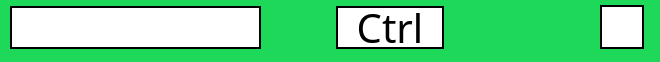
       <widget class="QWidget" name="key10" native="true">
        <property name="sizePolicy">
         <sizepolicy hsizetype="Preferred" vsizetype="Fixed">
          <horstretch>0</horstretch>
          <verstretch>0</verstretch>
         </sizepolicy>
        </property>
        <property name="minimumSize">
         <size>
          <width>0</width>
          <height>55</height>
         </size>
        </property>
        <property name="maximumSize">
         <size>
          <width>16777215</width>
          <height>90</height>
         </size>
        </property>
        <property name="cursor">
         <cursorShape>PointingHandCursor</cursorShape>
        </property>
        <property name="styleSheet">
         <string notr="true">background-color: rgb(30, 217, 89);
</string>
        </property>
        <widget class="QLineEdit" name="game_command10">
         <property name="geometry">
          <rect>
           <x>10</x>
           <y>6</y>
           <width>251</width>
           <height>43</height>
          </rect>
         </property>
         <property name="sizePolicy">
          <sizepolicy hsizetype="Expanding" vsizetype="Preferred">
           <horstretch>0</horstretch>
           <verstretch>0</verstretch>
          </sizepolicy>
         </property>
         <property name="minimumSize">
          <size>
           <width>0</width>
           <height>43</height>
          </size>
         </property>
         <property name="maximumSize">
          <size>
           <width>16777215</width>
           <height>16777215</height>
          </size>
         </property>
         <property name="font">
          <font>
           <family>Berlin Sans FB</family>
           <pointsize>20</pointsize>
          </font>
         </property>
         <property name="styleSheet">
          <string notr="true">background-color: rgb(255, 255, 255);
color: rgb(0, 0, 0);
border-style: solid;
border-width: 2px;
border-color: black;</string>
         </property>
         <property name="inputMask">
          <string notr="true"/>
         </property>
         <property name="maxLength">
          <number>16</number>
         </property>
         <property name="alignment">
          <set>Qt::AlignCenter</set>
         </property>
        </widget>
        <widget class="QLabel" name="key_10_name">
         <property name="geometry">
          <rect>
           <x>336</x>
           <y>6</y>
           <width>108</width>
           <height>43</height>
          </rect>
         </property>
         <property name="font">
          <font>
           <family>Berlin Sans FB</family>
           <pointsize>30</pointsize>
          </font>
         </property>
         <property name="styleSheet">
          <string notr="true">background-color: rgb(255, 255, 255);
border-style: solid;
border-width: 2px;
border-color: black;</string>
         </property>
         <property name="text">
          <string>Ctrl</string>
         </property>
         <property name="alignment">
          <set>Qt::AlignCenter</set>
         </property>
        </widget>
        <widget class="QCheckBox" name="checkBoxCtrl">
         <property name="geometry">
          <rect>
           <x>600</x>
           <y>2</y>
           <width>51</width>
           <height>51</height>
          </rect>
         </property>
         <property name="styleSheet">
          <string notr="true">QCheckBox::indicator {
     width: 40px;
     height: 40px;
	border-style: solid;
    border-width: 2px;
    border-color: black;
}

QCheckBox::indicator:checked {
   
	background-color: rgb(7, 113, 240);
}
QCheckBox::indicator:unchecked {
    background-color: rgb(255, 255, 255);
}
</string>
         </property>
         <property name="text">
          <string/>
         </property>
         <property name="iconSize">
          <size>
           <width>23</width>
           <height>28</height>
          </size>
         </property>
         <property name="checkable">
          <bool>true</bool>
         </property>
        </widget>
       </widget>
